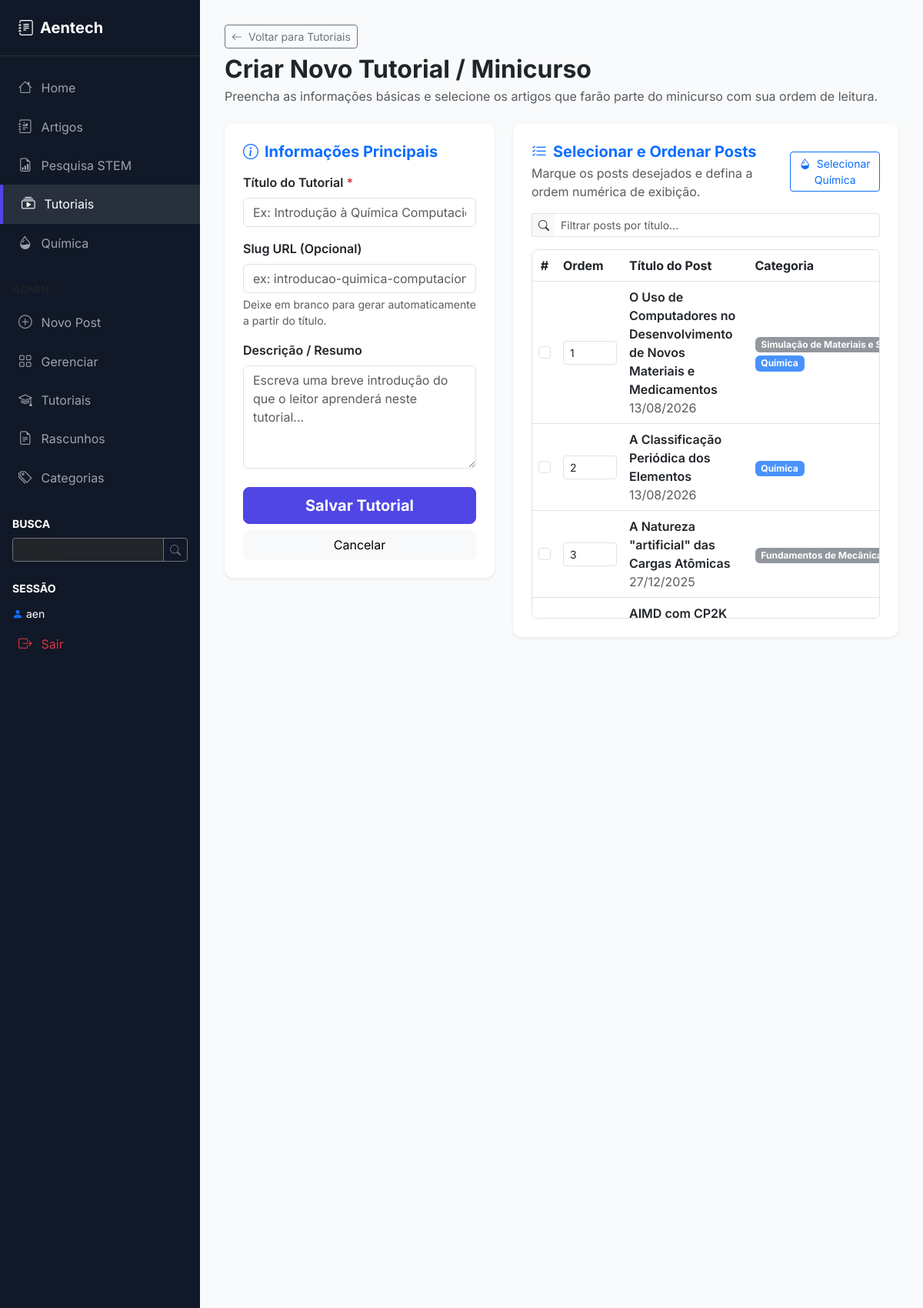
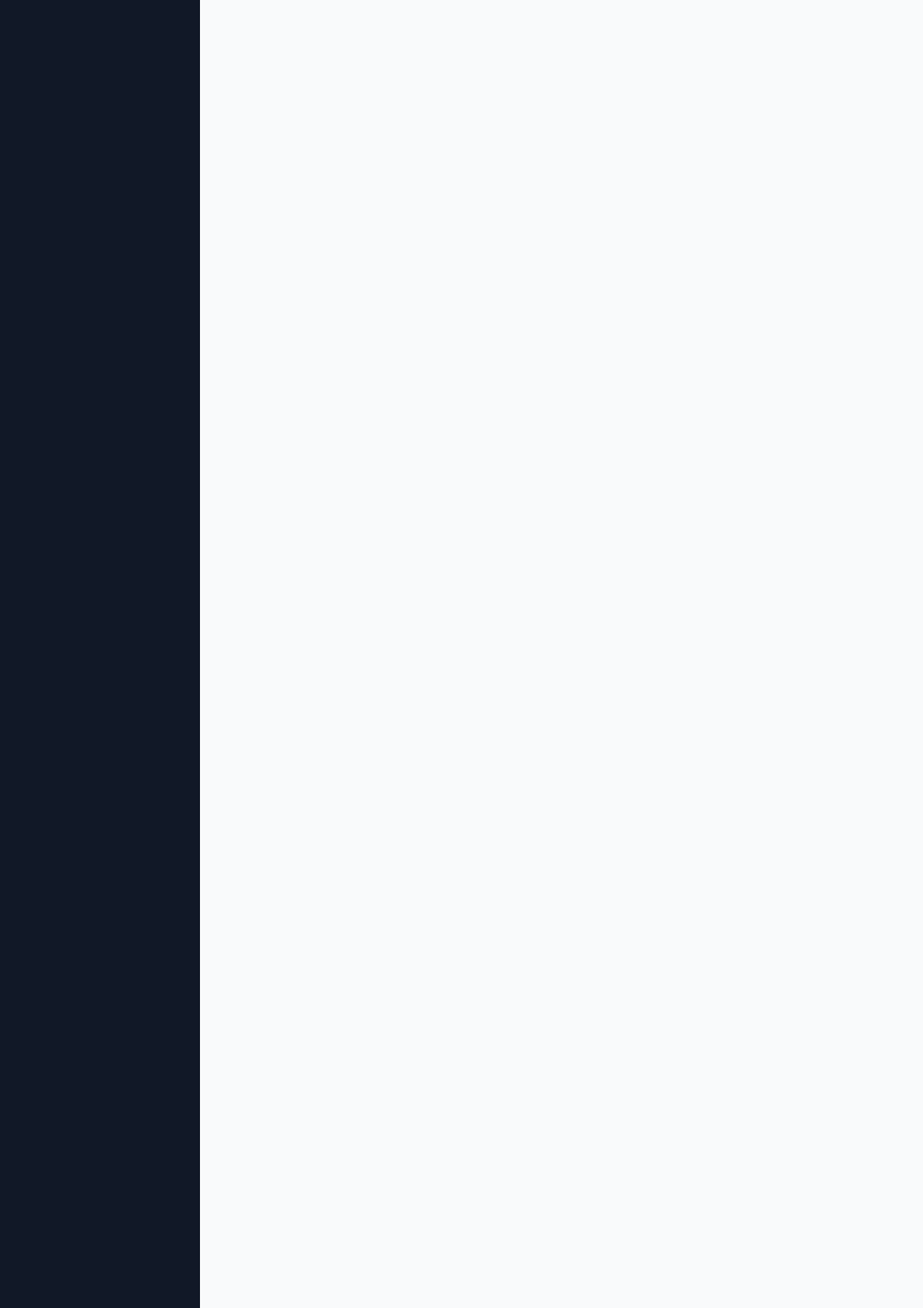
Page /tutoriais/novo (signed in, upper part) on the committed database (2 pictures, top to bottom).
### app/models.py (models this page shows, shortened)
class User(db.Model):
    __tablename__ = 'users'
    id = db.Column(db.Integer, primary_key=True)
    email = db.Column(db.String(64), unique=True, index=True)
    username = db.Column(db.String(64), unique=True, index=True)
    password_hash = db.Column(db.String(128))
    role_id = db.Column(db.Integer, db.ForeignKey('roles.id'))
    name = db.Column(db.String(64))
    location = db.Column(db.String(64))
    about_me = db.Column(db.Text())
    member_since = db.Column(db.DateTime(), default=datetime.utcnow)
    last_seen = db.Column(db.DateTime(), default=datetime.utcnow)
    posts = db.relationship('Post', backref='author', lazy='dynamic', cascade='all, delete-orphan')
    comments = db.relationship('Comment', backref='author', lazy='dynamic', cascade='all, delete-orphan')
    @property
    def password(self):
        raise AttributeError('password is not a readable attribute')
    def can(self, permissions):
        return self.role is not None and \
            (self.role.permissions & permissions) == permissions
    def is_administrator(self):
        return self.can(Permission.ADMINISTER)

class Post(db.Model):
    __tablename__ = 'posts'
    id = db.Column(db.Integer, primary_key=True)
    title = db.Column(db.String(200), nullable=False)
    slug = db.Column(db.String(200), unique=True, nullable=False)
    content = db.Column(db.Text, nullable=False)
    excerpt = db.Column(db.String(300))
    is_published = db.Column(db.Boolean, default=True)
    created_at = db.Column(db.DateTime, default=datetime.utcnow)
    updated_at = db.Column(db.DateTime, default=datetime.utcnow, onupdate=datetime.utcnow)
    user_id = db.Column(db.Integer, db.ForeignKey('users.id'), nullable=False)
    comments = db.relationship('Comment', backref='post', lazy='dynamic', cascade='all, delete-orphan')
    categories = db.relationship('Category',
                                secondary=post_categories,
                                backref=db.backref('posts', lazy='dynamic'),
                                lazy='dynamic')

class Category(db.Model):
    __tablename__ = 'categories'
    id = db.Column(db.Integer, primary_key=True)
    name = db.Column(db.String(50), unique=True, nullable=False)
    slug = db.Column(db.String(50), unique=True, nullable=False)
    description = db.Column(db.String(200))

### app/main/views.py (the view, shortened to what this page needs)
@blueprint.route('/tutoriais/novo', methods=['GET', 'POST'])
@admin_required
def create_tutorial():
    form = TutorialForm()
    all_posts = Post.query.filter_by(is_published=True).order_by(Post.title.asc()).all()
    all_categories = Category.query.all()
    return render_template('main/create_tutorial.html', form=form, all_posts=all_posts, categories=all_categories)

### app/templates/main/create_tutorial.html (shortened to what this page needs)
{% extends "base.html" %}
{% block content %}
<div class="mb-4">
    <a href="{{ url_for('main.tutorials_list') }}" class="btn btn-sm btn-outline-secondary mb-2">
        <i class="bi bi-arrow-left me-1"></i> Voltar para Tutoriais
    </a>
    <h2 class="fw-bold text-dark mb-1">Criar Novo Tutorial / Minicurso</h2>
    <p class="text-muted mb-0">Preencha as informações básicas e selecione os artigos que farão parte do minicurso com sua ordem de leitura.</p>
</div>
<form method="POST" action="{{ url_for('main.create_tutorial') }}">
    <div class="row g-4">
        <div class="col-lg-5">
            <div class="card border-0 shadow-sm p-4 bg-white mb-4">
                <h5 class="fw-bold mb-3 text-primary"><i class="bi bi-info-circle me-2"></i>Informações Principais</h5>
                <div class="mb-3">
                    <label for="title" class="form-label fw-semibold">Título do Tutorial <span class="text-danger">*</span></label>
                    {{ form.title(class="form-control" + (" is-invalid" if form.title.errors else ""), placeholder="Ex: Introdução à Química Computacional") }}
                </div>
                <div class="mb-3">
                    <label for="slug" class="form-label fw-semibold">Slug URL (Opcional)</label>
                    {{ form.slug(class="form-control" + (" is-invalid" if form.slug.errors else ""), placeholder="ex: introducao-quimica-computacional") }}
                    <div class="form-text">Deixe em branco para gerar automaticamente a partir do título.</div>
                </div>
                <div class="mb-3">
                    <label for="description" class="form-label fw-semibold">Descrição / Resumo</label>
                    {{ form.description(class="form-control", rows="5", placeholder="Escreva uma breve introdução do que o leitor aprenderá neste tutorial...") }}
                </div>
                <div class="d-grid gap-2 pt-2">
                    {{ form.submit(class="btn btn-primary btn-lg fw-bold", value="Salvar Tutorial") }}
                    <a href="{{ url_for('main.tutorials_list') }}" class="btn btn-light">Cancelar</a>
                </div>
            </div>
        </div>
        <div class="col-lg-7">
            <div class="card border-0 shadow-sm p-4 bg-white">
                <div class="d-flex justify-content-between align-items-center mb-3">
                    <div>
                        <h5 class="fw-bold mb-1 text-primary"><i class="bi bi-list-check me-2"></i>Selecionar e Ordenar Posts</h5>
                        <p class="text-muted x-small mb-0">Marque os posts desejados e defina a ordem numérica de exibição.</p>
                    </div>
                    <button type="button" class="btn btn-sm btn-outline-primary" id="btnSelectChemistry">
                        <i class="bi bi-droplet-half me-1"></i> Selecionar Química
                    </button>
                </div>
                <div class="mb-3">
                    <div class="input-group input-group-sm">
                        <span class="input-group-text bg-light border-end-0"><i class="bi bi-search"></i></span>
                        <input type="text" id="postFilter" class="form-control border-start-0" placeholder="Filtrar posts por título...">
                    </div>
                </div>
                <div class="table-responsive border rounded-3" style="max-height: 480px; overflow-y: auto;">
                    <table class="table table-hover align-middle mb-0" id="postsTable">
                        <thead class="bg-light sticky-top">
                            <tr>
                                <th style="width: 40px;" class="text-center">#</th>
                                <th style="width: 90px;">Ordem</th>
                                <th>Título do Post</th>
                                <th>Categoria</th>
                            </tr>
                        </thead>
                        <tbody>
                            {% for post in all_posts %}
                            <tr class="post-row" data-title="{{ post.title|lower }}" data-categories="{% for c in post.categories %}{{ c.slug }} {% endfor %}">
                                <td class="text-center">
                                    <input type="checkbox" name="selected_posts" value="{{ post.id }}" id="post_chk_{{ post.id }}" class="form-check-input post-checkbox">
                                </td>
                                <td>
                                    <input type="number" name="order_{{ post.id }}" value="{{ loop.index }}" min="1" max="999" class="form-control form-control-sm order-input" style="width: 70px;">
                                </td>
                                <td>
                                    <label for="post_chk_{{ post.id }}" class="fw-semibold text-dark mb-0 style-pointer cursor-pointer">
                                        {{ post.title }}
                                    </label>
                                    <div class="x-small text-muted">{{ post.created_at.strftime('%d/%m/%Y') }}</div>
                                </td>
                                <td>
                                    {% for c in post.categories %}
                                    <span class="badge {% if c.slug == 'quimica' %}bg-primary{% else %}bg-secondary{% endif %} bg-opacity-75 me-1 small">
                                        {{ c.name }}
                                    </span>
                                    {% endfor %}
                                </td>
                            </tr>
                            {% else %}
                            <tr>
                                <td colspan="4" class="text-center py-4 text-muted">Nenhum post publicado disponível.</td>
                            </tr>
                            {% endfor %}
                        </tbody>
                    </table>
                </div>
            </div>
        </div>
    </div>
</form>
{% endblock %}

### app/templates/base.html (shortened to what this page needs)
<!DOCTYPE html>
<html lang="pt-br" data-bs-theme="light">
<head>
    <link href="https://cdn.jsdelivr.net/npm/bootstrap@5.3.0/dist/css/bootstrap.min.css" rel="stylesheet">
    <link rel="stylesheet" href="https://cdn.jsdelivr.net/npm/bootstrap-icons@1.11.0/font/bootstrap-icons.css">
    <link rel="stylesheet" href="{{ url_for('static', filename='css/style.css') }}">
</head>
<body>
    <div class="sidebar d-flex flex-column" id="sidebar">
        <div class="sidebar-header">
            <h5 class="mb-0 text-white fw-bold">
                <i class="bi bi-journal-text me-2"></i>Aentech
            </h5>
        </div>
        <nav class="sidebar-nav">
            <a href="{{ url_for('main.index') }}" class="nav-link {% if request.endpoint == 'main.index' %}active{% endif %}">
                <i class="bi bi-house"></i> Home
            </a>
            <a href="{{ url_for('main.posts_list') }}" class="nav-link {% if request.endpoint == 'main.posts_list' %}active{% endif %}">
                <i class="bi bi-journal-richtext"></i> Artigos
            </a>
            <a href="{{ url_for('main.survey') }}" class="nav-link {% if request.endpoint == 'main.survey' %}active{% endif %}">
                <i class="bi bi-file-earmark-bar-graph"></i> Pesquisa STEM
            </a>
            <a href="{{ url_for('main.tutorials_list') }}" class="nav-link {% if request.endpoint and 'tutorial' in request.endpoint and request.endpoint != 'main.manage_tutorials' %}active{% endif %}">
                <i class="bi bi-collection-play"></i> Tutoriais
            </a>
            <a href="{{ url_for('main.chemistry') }}" class="nav-link {% if request.endpoint in ['main.chemistry', 'main.chemistry_posts'] %}active{% endif %}">
                <i class="bi bi-droplet-half"></i> Química
            </a>
            {% if current_user and current_user.is_administrator() %}
            <div class="px-3 mt-4 mb-2 text-uppercase small text-muted fw-bold">Admin</div>
            <a href="{{ url_for('main.create_post') }}" class="nav-link {% if request.endpoint == 'main.create_post' %}active{% endif %}">
                <i class="bi bi-plus-circle"></i> Novo Post
            </a>
            <a href="{{ url_for('main.my_posts') }}" class="nav-link {% if request.endpoint == 'main.my_posts' %}active{% endif %}">
                <i class="bi bi-grid"></i> Gerenciar
            </a>
            <a href="{{ url_for('main.manage_tutorials') }}" class="nav-link {% if request.endpoint == 'main.manage_tutorials' %}active{% endif %}">
                <i class="bi bi-mortarboard"></i> Tutoriais
            </a>
            <a href="{{ url_for('main.drafts') }}" class="nav-link {% if request.endpoint == 'main.drafts' %}active{% endif %}">
                <i class="bi bi-file-earmark-text"></i> Rascunhos
            </a>
            <a href="{{ url_for('main.manage_categories') }}" class="nav-link {% if request.endpoint == 'main.manage_categories' %}active{% endif %}">
                <i class="bi bi-tags"></i> Categorias
            </a>
            {% endif %}
            <div class="px-3 mt-4 mb-2 text-uppercase small fw-bold">Busca</div>
            <div class="px-3 mb-3">
                <form action="{{ url_for('main.search') }}" method="get">
                    <div class="input-group input-group-sm">
                        <input type="text" name="q" class="form-control bg-dark border-secondary text-white" placeholder="Buscar...">
                        <button class="btn btn-outline-secondary" type="submit"><i class="bi bi-search"></i></button>
                    </div>
                </form>
            </div>
            <div class="px-3 mt-4 mb-2 text-uppercase small fw-bold">Sessão</div>
            {% if current_user %}
            <div class="px-3 py-1 text-white small">
                <i class="bi bi-person-fill text-primary"></i> {{ current_user.username }}
            </div>
            <a href="{{ url_for('auth.logout') }}" class="nav-link text-danger">
                <i class="bi bi-box-arrow-right"></i> Sair
            </a>
            {% else %}
            <a href="{{ url_for('auth.login') }}" class="nav-link">
                <i class="bi bi-box-arrow-in-right"></i> Entrar (Admin)
            </a>
            {% endif %}
        </nav>
    </div>
    <main class="main-content {% block main_class %}{% endblock %}">
        {% block content %}{% endblock %}
    </main>
</body>
</html>

### rows in the picture
User: username "aen"
Post: title "O Uso de Computadores no Desenvolvimento de Novos Materiais e Medicamentos", created_at "13/08/2026"
Category: name "Simulação de Materiais e…"
Category: name "Química"
Post: title "A Classificação Periódica dos Elementos", created_at "13/08/2026"
Post: title "A Natureza \"artificial\" das Cargas Atômicas", created_at "27/12/2025"
Category: name "Fundamentos de…"
Post: title "AIMD com CP2K…"
